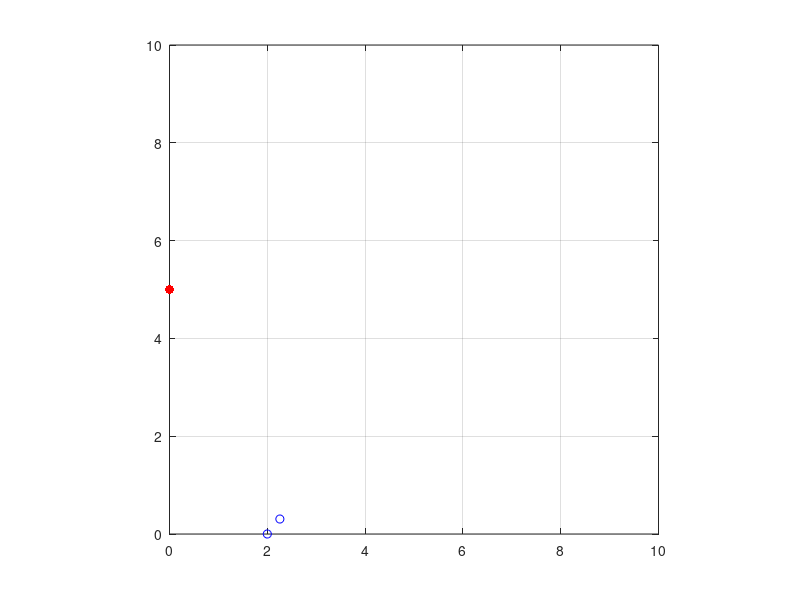

Here is the MATLAB script that generated this plot: (Note: this script raises an error after producing the figure.)
close all;
clear

% Add Lib to Path
addpath 'lib'

B = [0 5];
P = [2 0];
th0 = 50*pi/180;

V = 2;
w = 0;
dt = 0.2;
t = 5;

plot(B(1), B(2), 'r.', 'MarkerSize', 20)
axis equal; grid on; hold on;
axis([0 10 0 10])

x(1) = P(1);
y(1) = P(2);
plot(x(1), y(1), 'ob')

alpha = pi - th0 + atan2(B(2)-P(2), B(1)-P(1));

L2(1) = 0;
beta(1) = th0;

error = 1;
N = t / dt;
for n=2:N
    % odometry
    x(n) = x(n-1) + V*dt*cos(th0);
    y(n) = y(n-1) + V*dt*sin(th0);
    plot(x(n), y(n), 'ob')

    % localization
    Pn = [x(n) y(n)];
    beta = pi - getbdir(B, Pn, th0, error);
    L1 = norm(Pn - P);
    L2 = L1 * sin(alpha) / sin(alpha + beta);
    
    xl = B(1) + L2*cos(th0-beta);
    yl = B(2) + L2*sin(th0-beta);
    plot(xl, yl, '*r')
end




